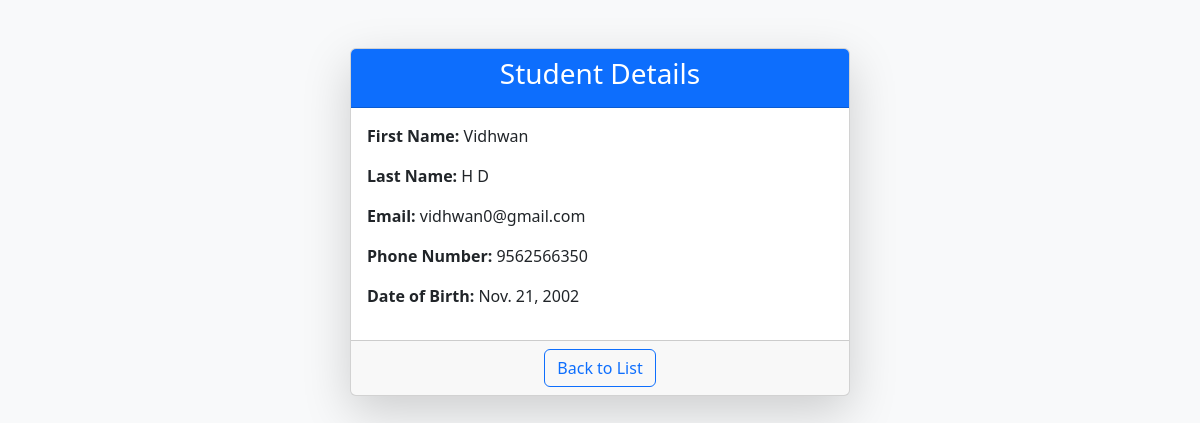
The page /students/3/ on the database its author committed.
### students/models.py (models this page shows, shortened)
class Student(models.Model):
    first_name = models.CharField(max_length=50)
    last_name = models.CharField(max_length=50)
    phone_number = models.IntegerField(max_length=10)
    date_of_birth = models.DateField()
    email = models.EmailField(unique=True)

### students/views.py (the view)
# urls.py: path('students/<int:student_id>/', student_details, name = 'student_details')
def student_details(request, student_id):
    student = get_object_or_404(Student, id=student_id)
    return render(request, 'students/student_details.html',{'student':student})

### students/templates/students/student_details.html (shortened to what this page needs)
<!DOCTYPE html>
<html lang="en">
<head>
    <link href="https://cdn.jsdelivr.net/npm/bootstrap@5.3.0/dist/css/bootstrap.min.css" rel="stylesheet">
</head>
<body class="bg-light">
    <div class="container mt-5">
        <div class="card shadow-lg mx-auto" style="max-width: 500px;">
            <div class="card-header bg-primary text-white text-center">
                <h3>Student Details</h3>
            </div>
            <div class="card-body">
                <p><strong>First Name:</strong> {{ student.first_name }}</p>
                <p><strong>Last Name:</strong> {{ student.last_name }}</p>
                <p><strong>Email:</strong> {{ student.email }}</p>
                <p><strong>Phone Number:</strong> {{ student.phone_number }}</p>
                <p><strong>Date of Birth:</strong> {{ student.date_of_birth }}</p>
            </div>
            <div class="card-footer text-center">
                <a href="{% url 'student_list' %}" class="btn btn-outline-primary">Back to List</a>
            </div>
        </div>
    </div>
</body>
</html>

### rows shown on the page
Student: first_name "Vidhwan", last_name "H D", email "vidhwan0@gmail.com", phone_number "9562566350", date_of_birth "Nov. 21, 2002"
